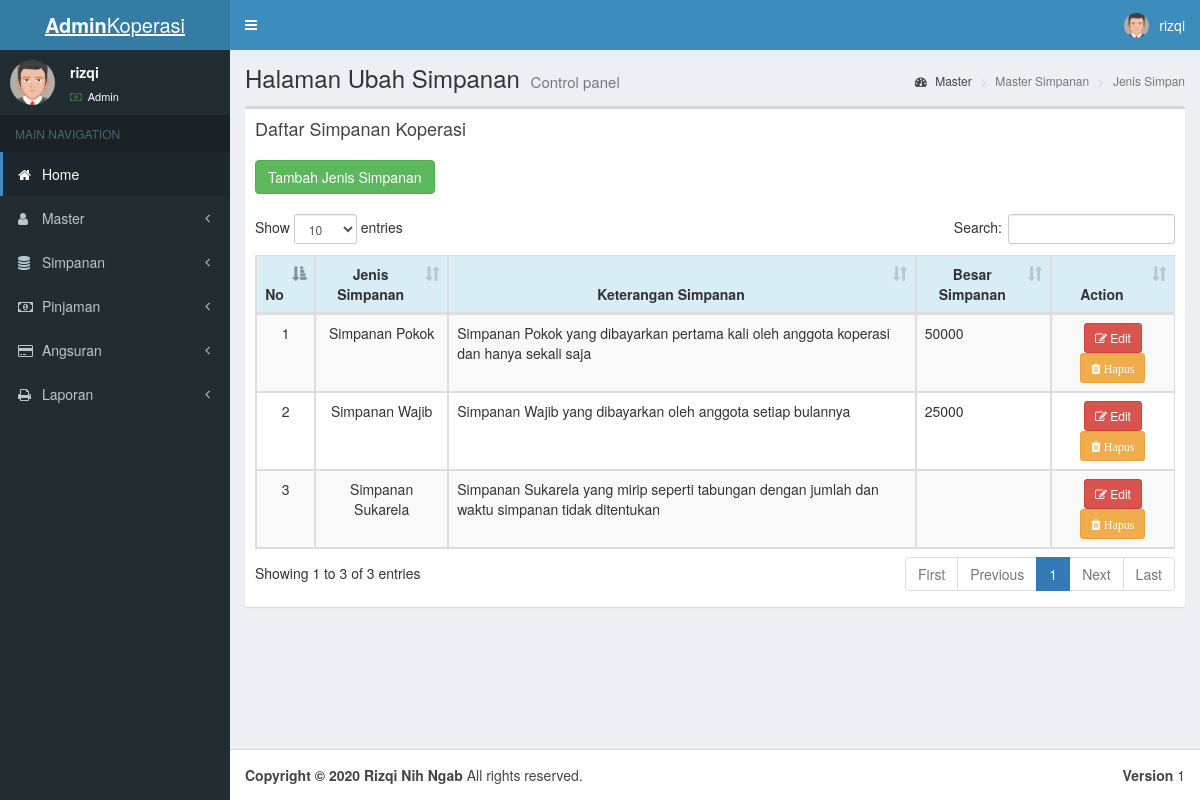
The page /page-ubahsimpanan.php (signed in) on the database as committed earlier.
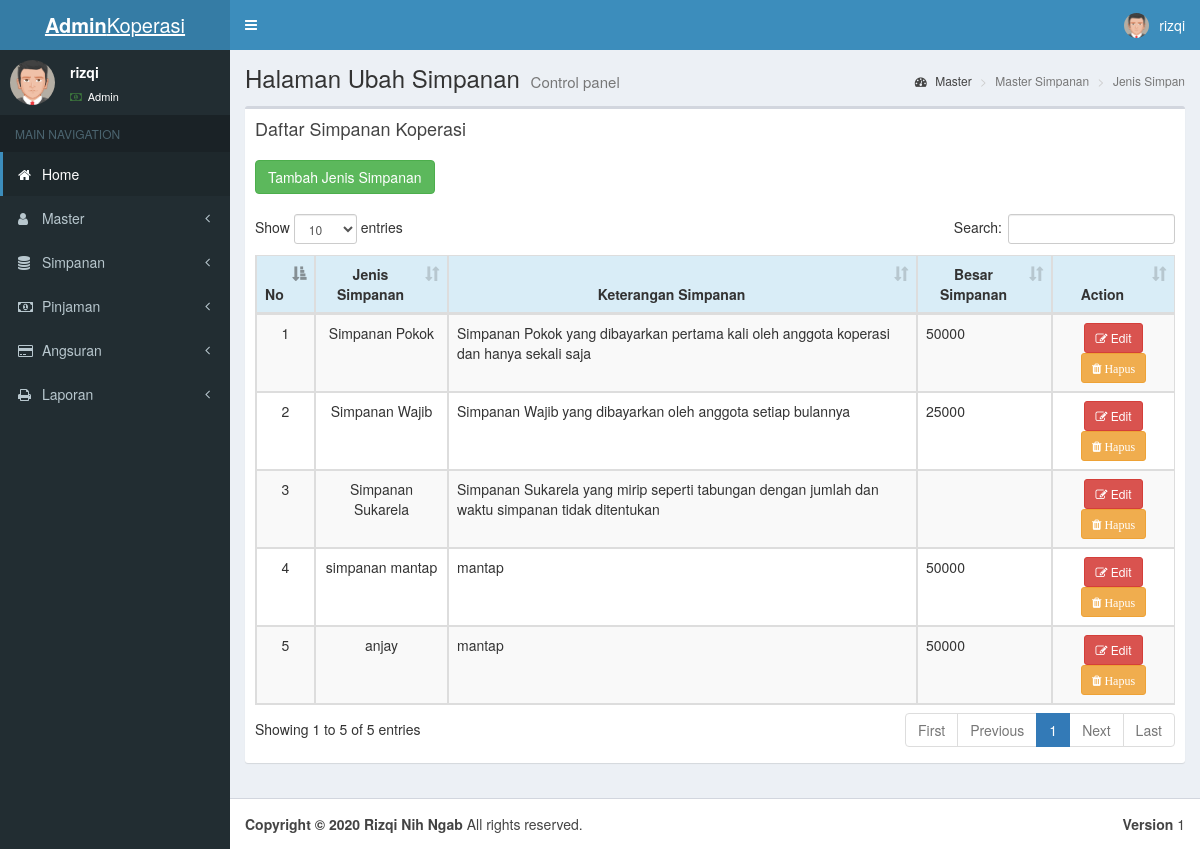
The same page on the database as committed later.
### tables this page shows
CREATE TABLE `k_simpanan` (
  `id` int NOT NULL,
  `nm_simpanan` varchar(25) NOT NULL,
  `ket_simpanan` text NOT NULL,
  `besar_simpanan` varchar(20) NOT NULL
);

### main-ubahsimpanan.php (the view, shortened to what this page needs)
<?php include 'koneksi.php';
?>
<link rel="stylesheet" href="https://maxcdn.bootstrapcdn.com/bootstrap/3.3.6/css/bootstrap.min.css" />
<div class="content-wrapper">
    <section class="content-header">
        <h1>
            Halaman Ubah Simpanan
            <small>Control panel</small>
        </h1>
        <ol class="breadcrumb">
            <li><a href="index.php"><i class="fa fa-dashboard"></i> Master</a></li>
            <li class="active">Master Simpanan</li>
            <li class="active">Jenis Simpan</li>
        </ol>
    </section>
    <section class="content">
        <div class="box">
            <div class="box-header">
                <h3 class="box-title">Daftar Simpanan Koperasi</h3>
            </div>
            <div class="box-body">
                <?php
                $sql = mysqli_query($conn, "SELECT * FROM k_simpanan");
                ?>
                <table id="dataTable" class="table table-bordered table-striped">
                    <button type="button" name="age" id="age" data-toggle="modal" data-target="#add_data_Modal"
                        class="btn btn-success">Tambah Jenis Simpanan</button>
                    <br></br>
                    <thead>
                        <tr class="info">
                            <th>
                                <center>No</center>
                            </th>
                            <th>
                                <center>Jenis Simpanan</center>
                            </th>
                            <th>
                                <center>Keterangan Simpanan</center>
                            </th>
                            <th>
                                <center>Besar Simpanan</center>
                            </th>
                            <th>
                                <center>Action</center>
                            </th>
                        </tr>
                    </thead>
                    <tbody>
                        <tr>
                            <?php
                            $no = 1;
                            while ($data = mysqli_fetch_array($sql)) {
                            ?>
                            <td>
                                <center>
                                    <?php echo $no; ?>
                                </center>
                            </td>
                            <td>
                                <center>
                                    <?php echo $data['nm_simpanan']; ?>
                                </center>
                            </td>
                            <td>
                                <?php echo $data['ket_simpanan']; ?>
                            </td>
                            <td>
                                <?php echo $data['besar_simpanan'] ?>
                            </td>
                            <td>
                                <center>
                                    <a type="button" name="edit" value="Edit" id="<?php echo $row["id"]; ?>"
                                        title="Edit Data ini" class="btn btn-danger btn-sm"><i class="fa fa-edit "></i>
                                        Edit
                                    </a>
                                    <a href="proses.php?id=<?php echo $data['id']; ?>&requbs=dell"
                                        title="Hapus Simpanan" class="btn btn-warning btn-sm"
                                        onClick="return confirm('Yakin mau berhenti?');"><span class="fa fa-trash">
                                            Hapus</span>
                                    </a>
                                </center>
                            </td>
                        </tr>
                        <?php
                                $no++;
                            }
                            ?>
                    </tbody>
                </table>
            </div>
        </div>
    </section>
</div>
</html>

### page-ubahsimpanan.php (shortened to what this page needs)
<!DOCTYPE html>
<html>
<head>
    <link rel="stylesheet" href="bootstrap/css/bootstrap.min.css">
    <link rel="stylesheet" href="https://cdnjs.cloudflare.com/ajax/libs/font-awesome/4.5.0/css/font-awesome.min.css">
    <link rel="stylesheet" href="https://cdnjs.cloudflare.com/ajax/libs/ionicons/2.0.1/css/ionicons.min.css">
    <link rel="stylesheet" href="plugins/datatables/dataTables.bootstrap.css">
    <link rel="stylesheet" href="dist/css/AdminLTE.min.css">
    <link rel="stylesheet" href="dist/css/skins/_all-skins.min.css">
</head>
<body class="hold-transition skin-blue sidebar-mini">
    <div class="wrapper">
        <?php include './bean/header.php'; ?>
        <?php include './bean/menu.php'; ?>
        <?php include 'main-ubahsimpanan.php'; ?>
        <?php include './bean/footer.php'; ?>
</body>
</html>

### bean/header.php (shortened to what this page needs)
<?php
if (isset($_SESSION["ses_username"]) == "") {
  header("location: landingpage.php");
} else {
  $data_username = $_SESSION["ses_username"];
}
?>
<header class="main-header">
  <a href="index.php" class="logo">
    <span class="logo-lg"><b>Admin</b>Koperasi</span>
  </a>
  <nav class="navbar navbar-static-top">
    <a href="#" class="sidebar-toggle" data-toggle="offcanvas" role="button">
    </a>
    <div class="navbar-custom-menu">
      <ul class="nav navbar-nav">
        <li class="dropdown user user-menu">
          <a href="#" class="dropdown-toggle" data-toggle="dropdown">
            <img src="dist/img/avatar5.png" class="user-image" alt="User Image">
            <span class="hidden-xs">
              <?php echo $data_username ?>
            </span>
          </a>
        </li>
      </ul>
    </div>
  </nav>
</header>

### bean/menu.php (shortened to what this page needs)
<?php
if (isset($_SESSION["ses_username"]) == "") {
  header("location: landingpage.php");
} else {
  $data_level = $_SESSION["ses_level"];
  $data_username = $_SESSION["ses_username"];
}
?>
<aside class="main-sidebar">
  <section class="sidebar">
    <div class="user-panel">
      <div class="pull-left image">
        <img src="dist/img/avatar5.png" class="img-circle" alt="User Image">
      </div>
      <div class="pull-left info">
        <p>
          <?php echo $data_username ?>
        </p>
        <a href="#"><i class="fa fa-money text-success"></i>
          <?php
          if ($data_level == 1) {
            echo 'Admin';
          } else {
            echo 'Petugas';
          }
            ?>
        </a>
      </div>
    </div>
    <ul class="sidebar-menu">
      <li class="header">MAIN NAVIGATION </li>
      <li class="active treeview">
        <a href="index.php">
          <i class="fa fa-home"></i> <span>Home</span>
        </a>
      </li>
      <li class="treeview">
        <a href="#">
          <i class="fa fa-user"></i> <span>Master</span>
          <span class="pull-right-container">
            <i class="fa fa-angle-left pull-right"></i>
          </span>
        </a>
      </li>
      <li class="treeview">
        <a href="#">
          <i class="fa fa-database"></i> <span>Simpanan</span>
          <span class="pull-right-container">
            <i class="fa fa-angle-left pull-right"></i>
          </span>
        </a>
      </li>
      <li class="treeview">
        <a href="#">
          <i class="fa fa-money"></i> <span>Pinjaman</span>
          <span class="pull-right-container">
            <i class="fa fa-angle-left pull-right"></i>
          </span>
        </a>
      </li>
      <li class="treeview">
        <a href="#">
          <i class="fa fa-credit-card"></i> <span>Angsuran</span>
          <span class="pull-right-container">
            <i class="fa fa-angle-left pull-right"></i>
          </span>
        </a>
      </li>
      <li class="treeview">
        <a href="#">
          <i class="fa fa-print"></i> <span>Laporan</span>
          <span class="pull-right-container">
            <i class="fa fa-angle-left pull-right"></i>
          </span>
        </a>
      </li>
    </ul>
  </section>
</aside>

### bean/footer.php
<footer class="main-footer">
    <div class="pull-right hidden-xs">
      <b>Version</b> 1
    </div>
    <strong>Copyright &copy; 2020 Rizqi Nih Ngab</strong> All rights
    reserved.
  </footer>

Rows that differ between the two databases and show on the page:
added k_simpanan: nm_simpanan "simpanan mantap", ket_simpanan "mantap", besar_simpanan "50000"
added k_simpanan: nm_simpanan "anjay", ket_simpanan "mantap", besar_simpanan "50000"
Other text that changed with them:
text written by a page script: "Show entries Search: Showing 1 to 3 of 3 entries First Previous 1 Next Last" → "Show entries Search: Showing 1 to 5 of 5 entries First Previous 1 Next Last"
